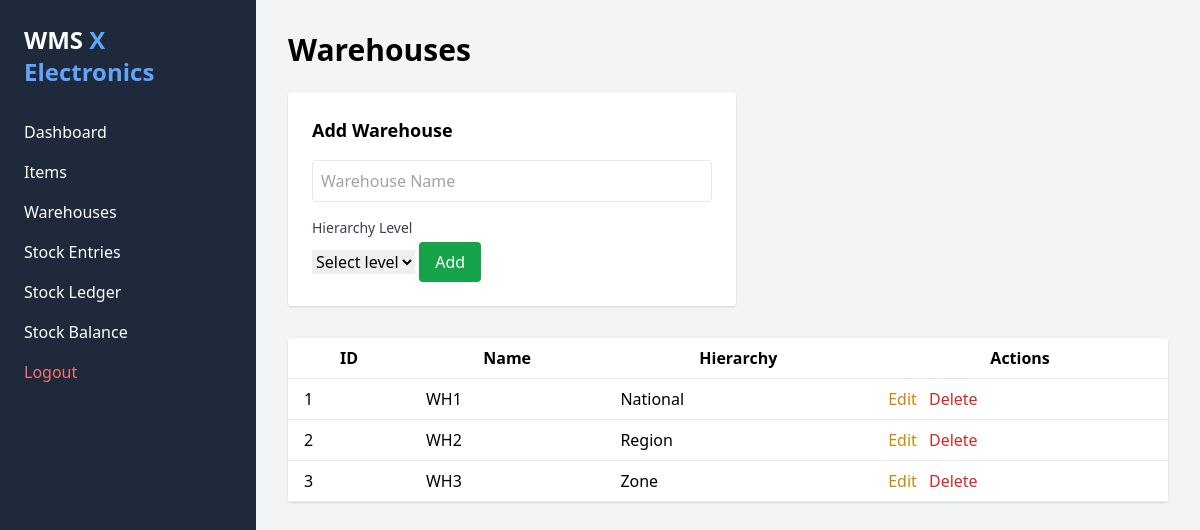
The app's page /warehouses with its own data.
### models.py (models this page shows)
class Warehouse(db.Model):
    __tablename__ = 'warehouse'
    id = db.Column(db.Integer, primary_key=True)
    name = db.Column(db.String(100), nullable=False)
    hierarchy = db.Column(db.String(50))
    zones = db.relationship("Zone", back_populates="warehouse")
    stock_entries = db.relationship('StockEntry', back_populates='warehouse')

### app.py (the view, shortened to what this page needs)
@app.route('/warehouses', methods=['GET', 'POST'])
def warehouses():
    edit_id = request.args.get('edit_id', type=int)
    edit_wh = Warehouse.query.get(edit_id) if edit_id else None
    wh_list = Warehouse.query.all()
    return render_template('warehouses.html',
                           warehouses=wh_list,
                           edit_wh=edit_wh)

### templates/warehouses.html (shortened to what this page needs)
{% extends "layout.html" %}
{% block content %}
<h2 class="text-3xl font-bold mb-6">Warehouses</h2>
<form action="{{ url_for('warehouses') }}" method="POST" class="bg-white p-6 rounded shadow max-w-md mb-8">
  <h3 class="font-semibold text-lg mb-4">
    {{ 'Edit Warehouse' if edit_wh else 'Add Warehouse' }}
  </h3>
  <input
    name="warehouse_name"
    placeholder="Warehouse Name"
    class="w-full p-2 border rounded mb-4"
    value="{{ edit_wh.name if edit_wh else '' }}"
    required
  >
  <label for="hierarchy" class="block text-sm font-medium text-gray-700 mb-1">Hierarchy Level</label>
  <select name="hierarchy" required>
    <option value="" disabled {{ not edit_wh and 'selected' }}>Select level</option>
  </select>
  <button type="submit" class="bg-green-600 text-white px-4 py-2 rounded">
    {{ 'Save' if edit_wh else 'Add' }}
  </button>
</form>
<table class="min-w-full bg-white shadow rounded">
  <thead>
    <tr>
      <th class="py-2 px-4 border-b">ID</th>
      <th class="py-2 px-4 border-b">Name</th>
      <th class="py-2 px-4 border-b">Hierarchy</th>
      <th class="py-2 px-4 border-b">Actions</th>
    </tr>
  </thead>
  <tbody>
    {% for wh in warehouses %}
    <tr class="hover:bg-gray-100">
      <td class="py-2 px-4 border-b">{{ wh.id }}</td>
      <td class="py-2 px-4 border-b">{{ wh.name }}</td>
      <td class="py-2 px-4 border-b">{{ wh.hierarchy }}</td>
      <td class="py-2 px-4 border-b space-x-2">
        <a href="{{ url_for('warehouses', edit_id=wh.id) }}" class="text-yellow-600 hover:underline">Edit</a>
        <form action="{{ url_for('delete_warehouse', warehouse_id=wh.id) }}" method="POST" class="inline">
          <button onclick="return confirm('Delete this warehouse?');" class="text-red-600 hover:underline">Delete</button>
        </form>
      </td>
    </tr>
    {% else %}
    <tr>
      <td colspan="4" class="text-center text-gray-500 py-4">No warehouses available.</td>
    </tr>
    {% endfor %}
  </tbody>
</table>
{% endblock %}

### records on screen
Warehouse: id "1", name "WH1", hierarchy "National"
Warehouse: id "2", name "WH2", hierarchy "Region"
Warehouse: id "3", name "WH3", hierarchy "Zone"

### other values on screen
{{ 'Edit Warehouse' if edit_wh else 'Add Warehouse' }} "Add Warehouse"
{{ 'Save' if edit_wh else 'Add' }} "Add"
